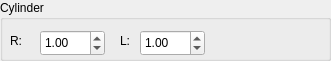
      <widget class="QGroupBox" name="groupBox_cylinder_col">
       <property name="geometry">
        <rect>
         <x>30</x>
         <y>410</y>
         <width>331</width>
         <height>61</height>
        </rect>
       </property>
       <property name="title">
        <string>Cylinder</string>
       </property>
       <widget class="QDoubleSpinBox" name="radius_cyl_col">
        <property name="geometry">
         <rect>
          <x>40</x>
          <y>30</y>
          <width>65</width>
          <height>26</height>
         </rect>
        </property>
        <property name="singleStep">
         <double>1.000000000000000</double>
        </property>
        <property name="value">
         <double>1.000000000000000</double>
        </property>
       </widget>
       <widget class="QLabel" name="label_520">
        <property name="geometry">
         <rect>
          <x>10</x>
          <y>30</y>
          <width>21</width>
          <height>21</height>
         </rect>
        </property>
        <property name="text">
         <string>R:</string>
        </property>
       </widget>
       <widget class="QLabel" name="label_521">
        <property name="geometry">
         <rect>
          <x>120</x>
          <y>30</y>
          <width>21</width>
          <height>21</height>
         </rect>
        </property>
        <property name="text">
         <string>L:</string>
        </property>
       </widget>
       <widget class="QDoubleSpinBox" name="length_cyl_col">
        <property name="geometry">
         <rect>
          <x>140</x>
          <y>30</y>
          <width>65</width>
          <height>26</height>
         </rect>
        </property>
        <property name="value">
         <double>1.000000000000000</double>
        </property>
       </widget>
      </widget>
